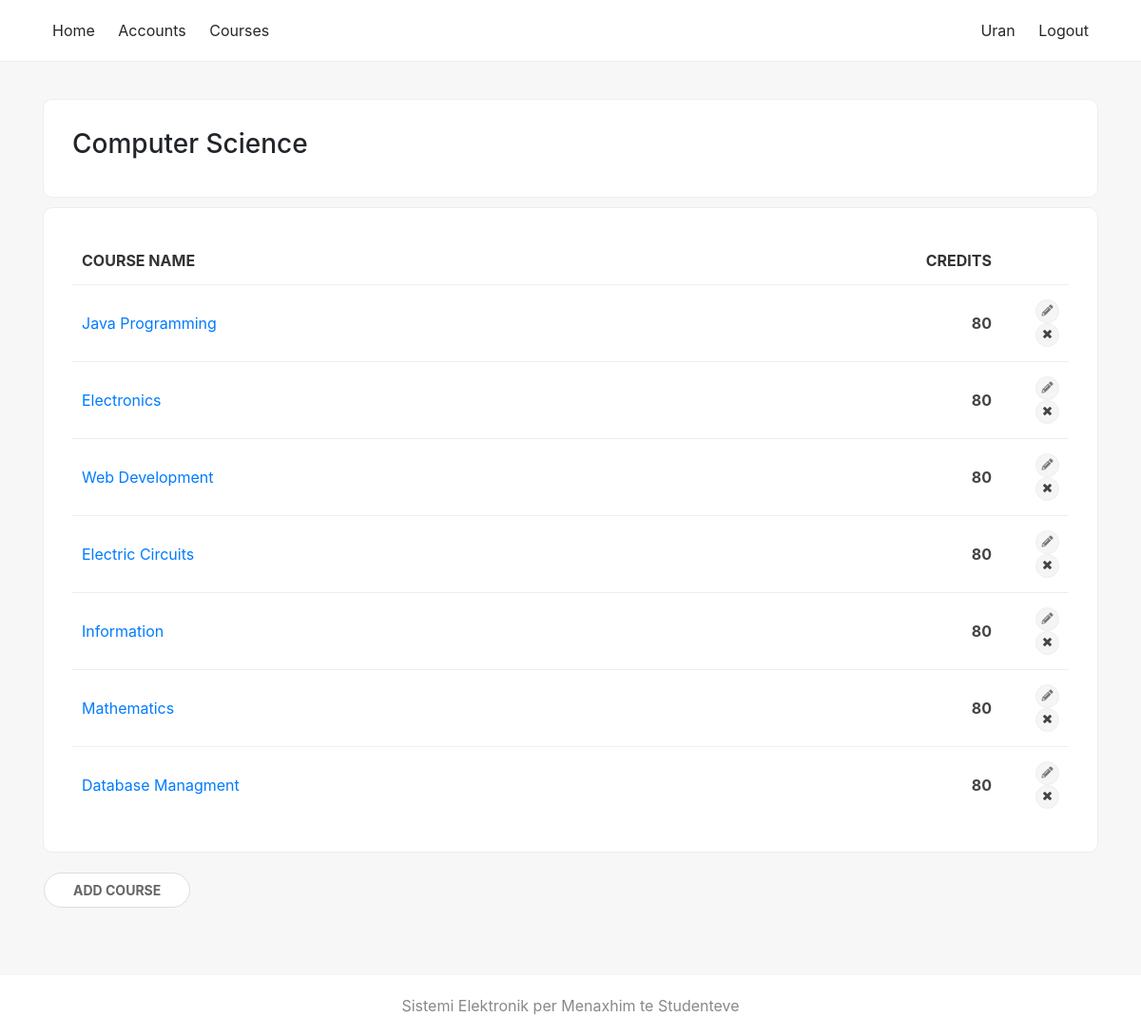
Screenshot of /program/1 (signed in) with the database file from the repository.
### sems/models.py (models this page shows, shortened)
class Student(models.Model):
    user = models.OneToOneField(User, on_delete=models.CASCADE, null=True)
    first_name = models.CharField(max_length=100, null=True)
    last_name = models.CharField(max_length=100, null=True)
    picture = models.ImageField(null=True, blank=True, default='no-img.png')
    website = models.URLField(max_length=100, null=True, blank=True)
    email = models.EmailField(max_length=100, null=True)
    program = models.ForeignKey(Program, on_delete=models.SET_NULL, null=True)
    country = models.ForeignKey(State, on_delete=models.SET_NULL, null=True)
    city = models.CharField(max_length=100, null=True)
    course = models.ManyToManyField(Course, related_name='course')
    course_teacher = models.ManyToManyField(Course, related_name='course_teacher')

class Program(models.Model):
    name = models.CharField(max_length=150)
    summary = models.TextField(null=True, blank=True)

class Course(models.Model):
    name = models.CharField(max_length=200)
    summary = models.TextField(max_length=600, null=True, blank=True)
    program = models.ForeignKey(Program, on_delete=models.CASCADE)
    start_date = models.DateField()
    end_date = models.DateField()
    credits = models.IntegerField(null=True, default=80)
    def __str__(self):
        return self.name

### sems/views.py (the view)
# urls.py: path('program/<int:pk>', views.program_detail, name='program_single'),
def program_detail(request, pk):
    program = Program.objects.get(pk=pk)
    courses = Course.objects.filter(program_id=pk)
    credits = Course.objects.aggregate(Sum('credits'))
    if request.user.is_authenticated:
        return render(
            request,
            'program_single.html',
            {'program': program, 'courses': courses, 'credits': credits},
        )
    else:
        return redirect('login')

### sems/templates/program_single.html (shortened to what this page needs)
{% extends 'base_generic.html' %}
{% block content %}
<div class="container">
    <div class="card-box">
        <h3>{{ program.name }}</h3>
    </div>
    <div class="shadow-box">
        {% if courses %}
        <table>
            <thead>
                <tr>
                    <th>Course name</th>
                    <th class="text-right">Credits</th>
                    <th></th>
                </tr>
            </thead>
        {% for course in courses %}
            <tr>
                <td><a href="{% url 'course_detail' pk=course.pk %}">{{ course }}</a></td>
                <td class="text-right"><b>{{ course.credits }}</b></td>
                {% if user.is_superuser %}
                    <td style="max-width: 10px" class="text-right">
                        <a title="Edit" href="#" class="label sm-label"><i class="fas fa-pencil-alt"></i></a>
                        <span class="with-popup">
                            <a title="Delete" class="label sm-label"><i class="fas fa-times"></i></a>
                        </span>
                    </td>
                {% endif %}
            </tr>
        {% endfor %}
        </table>
        {% else %}
        <p class="text-center"><i class="material-icons">sentiment_dissatisfied</i><br/>No courses added</p>
        {% if user.is_superuser %}
        <p class="text-center lead">Start by <a href="{% url 'course_add' pk=program.pk %}">adding new course</a></p>
        {% endif %}
        {% endif %}
    </div>
    {% if user.is_authenticated and user.is_superuser and courses %}
    <div class="empty-box">
        <a class="btn btn-primary" href="{% url 'course_add' pk=program.pk %}">Add course</a>
    </div>
    {% endif %}
</div>
{% endblock %}

### sems/templates/base_generic.html (shortened to what this page needs)
{% load static %}
<html>
<head>
    <link rel="stylesheet" href="https://use.fontawesome.com/releases/v5.0.12/css/all.css">
    <link rel="stylesheet" href="{% static 'css/bootstrap.min.css' %}">
    <link rel="stylesheet" href="{% static 'css/main.css' %}">
    <link rel="stylesheet" href="{% static 'fonts/fontawesome-all.min.css' %}">
</head>
<body>
    <div class="wrapper">
        <header>
            <nav>
                <div class="container">
                    <a href="{% url 'home' %}">Home</a>
                    <a href="{% url 'students' %}">Accounts</a>
                    <a href="{% url 'programs' %}">Courses</a>
                    <div class="inline-block float-right text-right">
                    {% if not user.is_authenticated %}
                    <a href="{% url 'login' %}">Login</a>
                    {% else %}
                        <a href="{% url 'student_detail' pk=user.student.pk %}">{{ user.student.first_name }}</a>
                    <a href="{% url 'logout' %}">Logout</a>
                    {% endif %}
                    </div>
                </div>
            </nav>
        </header>
                    <br/>
                    {% block content %}
                    {% endblock %}
    </div>
    <footer>
        <div class="container">
            <div class="row justify-content-center">
                <div class="col-md-6 col-xs-12 text-center">
                    <span class="faded">Sistemi Elektronik per Menaxhim te Studenteve</span>
                </div>
            </div>
        </div>
    </footer>
</body>
</html>

### sems/static/css/main.css (style rules this page uses)
* { --main-color: #006992; }
.inline-block { display: inline-block; }
body { display: flex; flex-direction: column; background-color: #f7f7f7; min-height: 100vh; }
.wrapper { flex: 1; }
nav { padding: 20px 0; background-color: #fff; margin-bottom: 15px; border-bottom: 1px solid #eee; }
nav a { padding: 10px; color: rgba(0,0,0,.85); }
.shadow-box, .card-box, .empty-box { background-color: #fff; padding: 30px; border-radius: 10px; margin-bottom: 10px; display: block; border: 1px solid #eee; background-color: #fff; }
.empty-box { border-color: transparent; background-color: transparent; padding: 10px 0; }
table { width: 100%; }
td, th { padding: 15px 10px; border-top: 1px solid #eee; color: #444; }
th { border: none; color: #333; background-color: #fff; text-transform: uppercase; }
.btn { border: none; text-transform: uppercase; font-size: normal; font-weight: bold; border-radius: 4px; position: relative; font-size: 15px; padding: 6px 20px; padding-left: 30px; }
.label { display: inline-flex; justify-content: center; align-items: center; border-radius: 50px; background-color: #f5f5f5; color: #777; padding: 4px 10px; border: 1px solid #eee; }
.btn-primary, .empty-box a.btn-primary, .empty-box button.btn-primary, .btn-third, .btn-danger { border-radius: 50px; background-color: #fff; border: 1px solid #ddd; color: #666; font-size: 14px; box-shadow: none; padding: 7px 30px; }
.faded { color: #888; }
td { position: relative; }
footer { background-color: #fff; padding: 20px 0; margin-top: 50px; }
.with-popup { position: relative; }
.with-popup a { cursor: pointer; }
.sm-label { width: 25px; height: 25px; font-size: 12px; }

### rows the page displays
Program: name "Computer Science"
Course: name "Java Programming", credits "80"
Course: name "Electronics", credits "80"
Course: name "Web Development", credits "80"
Course: name "Electric Circuits", credits "80"
Course: name "Information", credits "80"
Course: name "Mathematics", credits "80"
Course: name "Database Managment", credits "80"

### other values shown
{{ user.student.first_name }} "Uran"
